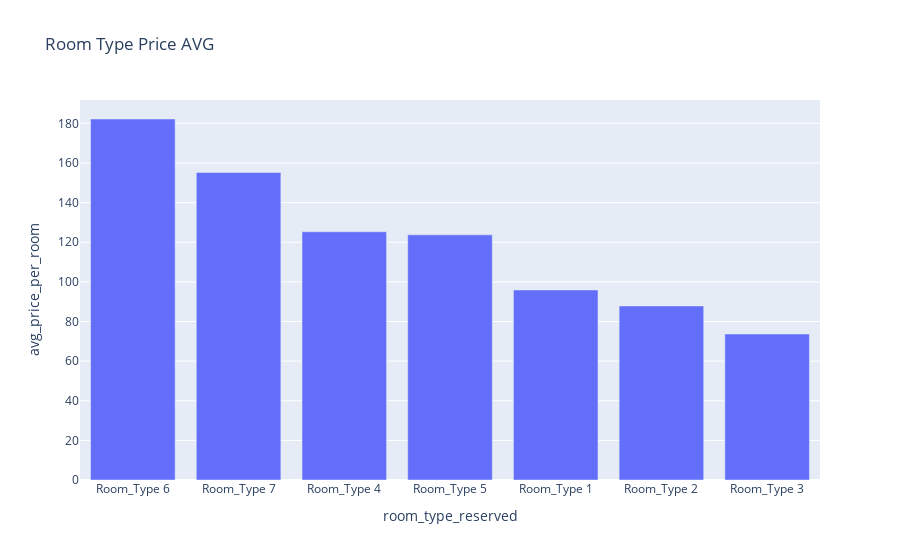

Write notebook code for a chart like this one.
### Code cell
px.bar(data_frame=rooms, y='avg_price_per_room', x='room_type_reserved', title='Room Type Price AVG')

### Figure 1 — Plotly figure (JSON) as saved in the notebook; plotly's stock layout.template omitted (floating-point values rounded to 4 significant figures)
{"data": [{"hovertemplate": "room_type_reserved=%{x}<br>avg_price_per_room=%{y}<extra></extra>", "legendgroup": "", "marker": {"color": "#636efa", "pattern": {"shape": ""}}, "name": "", "orientation": "v", "showlegend": false, "textposition": "auto", "type": "bar", "x": ["Room_Type 6", "Room_Type 7", "Room_Type 4", "Room_Type 5", "Room_Type 1", "Room_Type 2", "Room_Type 3"], "xaxis": "x", "y": [182.2, 155.2, 125.3, 123.7, 95.92, 87.85, 73.68], "yaxis": "y"}], "layout": {"barmode": "relative", "legend": {"tracegroupgap": 0}, "title": {"text": "Room Type Price AVG"}, "xaxis": {"anchor": "y", "domain": [0, 1], "title": {"text": "room_type_reserved"}}, "yaxis": {"anchor": "x", "domain": [0, 1], "title": {"text": "avg_price_per_room"}}}}
